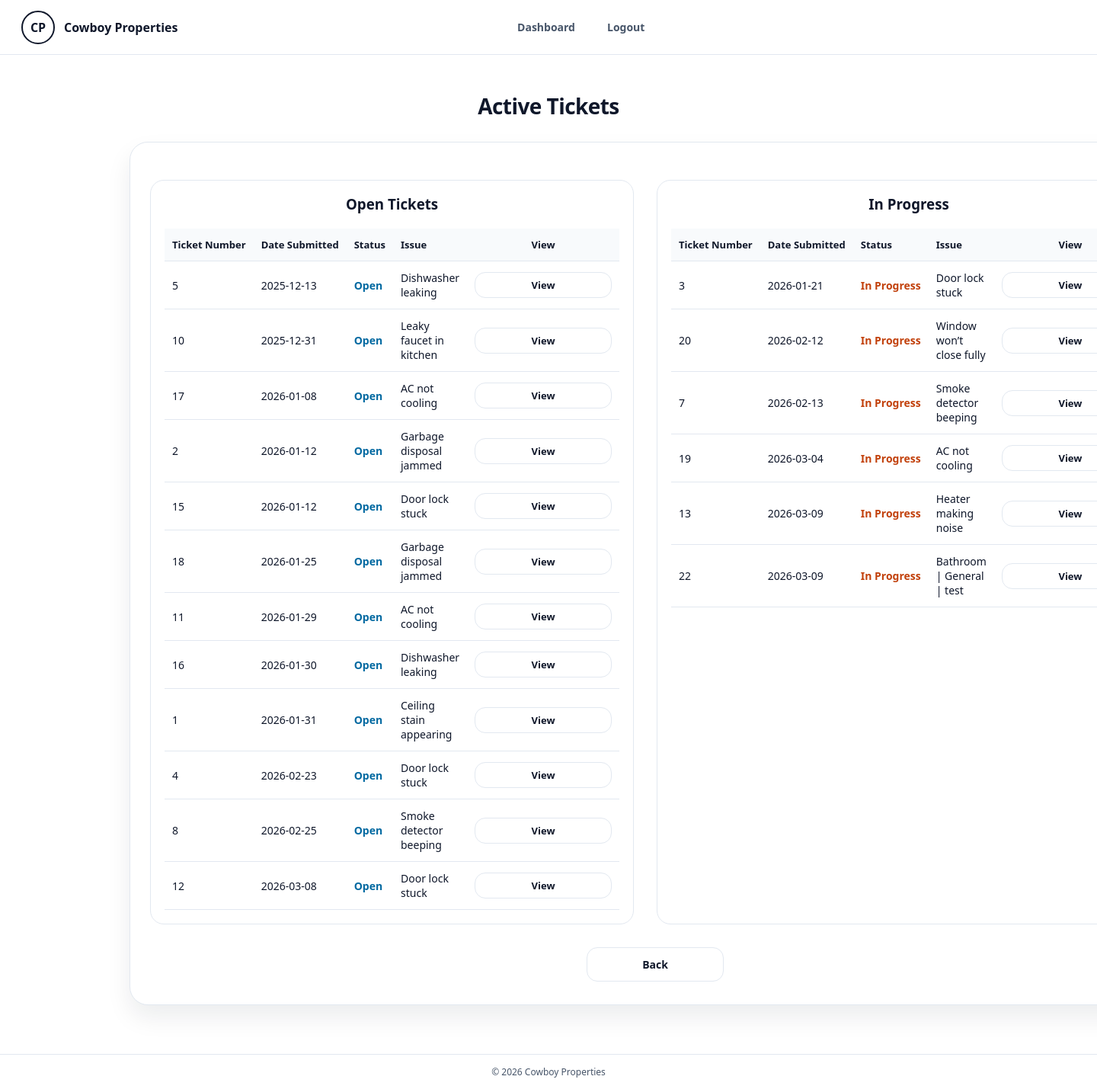
The app's page /Pages/active.php (signed in) with its own data.
### tables this page shows
CREATE TABLE IF NOT EXISTS `maintenance` (
  `TicketID` int NOT NULL AUTO_INCREMENT,
  `UnitID` int NOT NULL,
  `RenterID` int NOT NULL,
  `EmpID` int NOT NULL,
  `Date` date NOT NULL,
  `Issue` varchar(255) NOT NULL,
  `Status` char(20) NOT NULL,
  PRIMARY KEY (`TicketID`),
  KEY `fk_maint_unit` (`UnitID`),
  KEY `fk_maint_renter` (`RenterID`),
  KEY `fk_maint_employee` (`EmpID`)
);

### Pages/active.php (the view, shortened to what this page needs)
<?php
function pick_col(array $columns, array $candidates): ?string
{
  $lookup = [];
  foreach ($columns as $col) {
    $lookup[strtolower((string)$col)] = (string)$col;
  }
  foreach ($candidates as $name) {
    $key = strtolower((string)$name);
    if (isset($lookup[$key])) {
      return $lookup[$key];
    }
  }
  return null;
}
function qid(string $identifier): string
{
  return '`' . str_replace('`', '``', $identifier) . '`';
}
$openTickets = [];
$progressTickets = [];
try {
  $pdo = get_db();
  $schema = $pdo->query('SHOW COLUMNS FROM maintenance')->fetchAll(PDO::FETCH_ASSOC);
  $columns = array_map(static fn($row) => (string)$row['Field'], $schema);
  $idCol = pick_col($columns, ['MaintenanceID', 'maintenance_id', 'TicketID', 'ticket_id', 'ticket_number', 'TicketNumber', 'id']);
  $statusCol = pick_col($columns, ['Status', 'status', 'ticket_status', 'TicketStatus']);
  $createdCol = pick_col($columns, ['created_at', 'date_submitted', 'submitted_at', 'CreatedAt', 'DateSubmitted', 'Date']);
  $updatedCol = pick_col($columns, ['updated_at', 'last_updated', 'UpdatedAt', 'LastUpdated']);
  $issueCol = pick_col($columns, ['Issue', 'issue', 'description', 'Description']);
  $select = [];
  $select[] = $idCol ? qid($idCol) . ' AS ticket_id' : 'NULL AS ticket_id';
  $select[] = $createdCol ? qid($createdCol) . ' AS submitted_at' : 'NULL AS submitted_at';
  $select[] = $updatedCol ? qid($updatedCol) . ' AS updated_at' : 'NULL AS updated_at';
  $select[] = $statusCol ? qid($statusCol) . ' AS status' : 'NULL AS status';
  $select[] = $issueCol ? qid($issueCol) . ' AS issue_text' : 'NULL AS issue_text';
  $sql = 'SELECT ' . implode(', ', $select) . ' FROM maintenance';
  if ($createdCol) {
    $sql .= ' ORDER BY ' . qid($createdCol) . ' ASC';
  } elseif ($idCol) {
    $sql .= ' ORDER BY ' . qid($idCol) . ' ASC';
  }
  $stmt = $pdo->query($sql);
  $tickets = $stmt->fetchAll(PDO::FETCH_ASSOC);
  foreach ($tickets as $ticket) {
    $status = strtolower(trim((string)($ticket['status'] ?? 'open')));
    if ($status === 'in progress') {
      $progressTickets[] = $ticket;
    } elseif (in_array($status, ['closed', 'completed', 'resolved'], true)) {
      continue;
    } else {
      $openTickets[] = $ticket;
    }
  }
} catch (Throwable $e) {
  $error = 'Could not load active tickets right now.';
}
require_once __DIR__ . '/partials/app-header.php';
?>
<h1 class="page-title">Active Tickets</h1>
<div class="panel active-panel">
  <div class="ticket-columns">
    <div class="ticket-column">
      <h3>Open Tickets</h3>
      <table>
        <tr>
          <th>Ticket Number</th>
          <th>Date Submitted</th>
          <th>Status</th>
          <th>Issue</th>
          <th>View</th>
        </tr>
        <?php if (!$openTickets): ?>
          <tr>
            <td colspan="5">No open tickets found.</td>
          </tr>
        <?php else: ?>
          <?php foreach ($openTickets as $ticket): ?>
            <tr>
              <td><?php echo htmlspecialchars((string)$ticket['ticket_id']); ?></td>
              <td><?php echo htmlspecialchars((string)($ticket['submitted_at'] ?? '-')); ?></td>
              <td>
                <span class="status-open">
                  <?php echo htmlspecialchars((string)($ticket['status'] ?? 'Open')); ?>
                </span>
              </td>
              <td><?php echo htmlspecialchars((string)($ticket['issue_text'] ?? '-')); ?></td>
              <td>
                <a class="btn btn-secondary view-btn"
                  href="ticket-view.php?id=<?php echo urlencode((string)$ticket['ticket_id']); ?>">
                  View
                </a>
              </td>
            </tr>
          <?php endforeach; ?>
        <?php endif; ?>
      </table>
    </div>
    <div class="ticket-column">
      <h3>In Progress</h3>
      <table>
        <tr>
          <th>Ticket Number</th>
          <th>Date Submitted</th>
          <th>Status</th>
          <th>Issue</th>
          <th>View</th>
        </tr>
        <?php if (!$progressTickets): ?>
          <tr>
            <td colspan="5">No tickets in progress.</td>
          </tr>
        <?php else: ?>
          <?php foreach ($progressTickets as $ticket): ?>
            <tr>
              <td><?php echo htmlspecialchars((string)$ticket['ticket_id']); ?></td>
              <td><?php echo htmlspecialchars((string)($ticket['submitted_at'] ?? '-')); ?></td>
              <td>
                <span class="status-progress">
                  <?php echo htmlspecialchars((string)($ticket['status'] ?? 'In Progress')); ?>
                </span>
              </td>
              <td><?php echo htmlspecialchars((string)($ticket['issue_text'] ?? '-')); ?></td>
              <td>
                <a class="btn btn-secondary view-btn"
                  href="ticket-view.php?id=<?php echo urlencode((string)$ticket['ticket_id']); ?>">
                  View
                </a>
              </td>
            </tr>
          <?php endforeach; ?>
        <?php endif; ?>
      </table>
    </div>
  </div>
  <div class="btn-row" style="margin-top:30px;">
    <a class="btn btn-secondary" href="maintenance.php">Back</a>
  </div>
</div>
<?php require_once __DIR__ . '/partials/app-footer.php'; ?>

### Pages/assets/app.css (style rules this page uses)
:root { --bg: #ffffff; --text: #0f172a; --muted: #475569; --border: #e2e8f0; --soft: #f8fafc; --brand: #0ea5e9; --brand-dark: #0284c7; --success-bg: #dcfce7; --success-text: #166534; --error-bg: #fee2e2; --error-text: #b91c1c; --warning-bg: #fef3c7; --warning-text: #92400e; --shadow: 0 16px 32px rgba(15, 23, 42, 0.08); --radius-lg: 24px; --radius-md: 14px; }
* { box-sizing: border-box; }
html, body { margin: 0; padding: 0; min-height: 100%; font-family: system-ui, -apple-system, Segoe UI, Roboto, Helvetica, Arial, sans-serif; background: var(--bg); color: var(--text); }
body { min-height: 100vh; }
.page-title { margin: 0 0 28px; font-size: 28px; letter-spacing: -0.02em; text-align: center; }
.panel { border: 1px solid var(--border); border-radius: var(--radius-lg); background: #fff; padding: 36px 40px; box-shadow: var(--shadow); max-width: 950px; margin: 0 auto; }
.panel h2, .panel h3 { margin-top: 0; margin-bottom: 18px; text-align: center; }
.btn { display: inline-flex; align-items: center; justify-content: center; padding: 12px 20px; border-radius: var(--radius-md); border: 1px solid transparent; background: var(--brand); color: #fff; font-weight: 700; text-decoration: none; cursor: pointer; transition: all .15s ease; min-width: 180px; font-size: 14px; }
.btn-secondary { background: #fff; color: var(--text); border: 1px solid var(--border); }
.btn-row { display: flex; justify-content: center; gap: 12px; flex-wrap: wrap; }
table { width: 100%; border-collapse: collapse; margin-top: 8px; background: #fff; }
th, td { border-bottom: 1px solid var(--border); padding: 16px 14px; text-align: left; font-size: 14px; vertical-align: top; }
th { background: var(--soft); color: var(--text); }
.status-open { color: #0369a1; font-weight: 700; }
.status-progress { color: #b45309; font-weight: 700; }

### Pages/active.php (style rules this page uses)
.active-panel { max-width: 1380px; width: 1380px; margin-left: auto; margin-right: auto; padding: 24px 26px 30px; }
.ticket-columns { display: grid; grid-template-columns: 1fr 1fr; gap: 30px; margin-top: 25px; }
.ticket-column { border: 1px solid var(--border); border-radius: 18px; padding: 18px; background: #fff; }
.ticket-column h3 { text-align: center; margin-bottom: 20px; }
.ticket-column table { width: 100%; border-collapse: collapse; table-layout: auto; }
.ticket-column th, .ticket-column td { padding: 12px 10px; border-bottom: 1px solid var(--border); text-align: left; vertical-align: middle; }
.ticket-column th { background: var(--soft); font-weight: 700; font-size: 13px; white-space: nowrap; }
.ticket-column td { font-size: 14px; }
.ticket-column th:nth-child(1), .ticket-column td:nth-child(1) { width: 120px; white-space: nowrap; }
.ticket-column th:nth-child(2), .ticket-column td:nth-child(2) { width: 150px; white-space: nowrap; }
.ticket-column th:nth-child(3), .ticket-column td:nth-child(3) { width: 130px; white-space: nowrap; }
.ticket-column th:nth-child(4), .ticket-column td:nth-child(4) { width: auto; }
.ticket-column th:nth-child(5), .ticket-column td:nth-child(5) { width: 100px; text-align: center; }
.view-btn { padding: 7px 14px; font-size: 13px; white-space: nowrap; }
.status-open { color: #0369a1; font-weight: 600; }
.status-progress { color: #c2410c; font-weight: 600; }

### records on screen
maintenance: TicketID "5", Date "2025-12-13", Status "Open", Issue "Dishwasher leaking"
maintenance: TicketID "10", Date "2025-12-31", Status "Open", Issue "Leaky faucet in kitchen"
maintenance: TicketID "17", Date "2026-01-08", Status "Open", Issue "AC not cooling"
maintenance: TicketID "2", Date "2026-01-12", Status "Open", Issue "Garbage disposal jammed"
maintenance: TicketID "15", Date "2026-01-12", Status "Open", Issue "Door lock stuck"
maintenance: TicketID "18", Date "2026-01-25", Status "Open", Issue "Garbage disposal jammed"
maintenance: TicketID "11", Date "2026-01-29", Status "Open", Issue "AC not cooling"
maintenance: TicketID "16", Date "2026-01-30", Status "Open", Issue "Dishwasher leaking"
maintenance: TicketID "1", Date "2026-01-31", Status "Open", Issue "Ceiling stain appearing"
maintenance: TicketID "4", Date "2026-02-23", Status "Open", Issue "Door lock stuck"
maintenance: TicketID "8", Date "2026-02-25", Status "Open", Issue "Smoke detector beeping"
maintenance: TicketID "12", Date "2026-03-08", Status "Open", Issue "Door lock stuck"
maintenance: TicketID "3", Date "2026-01-21", Status "In Progress", Issue "Door lock stuck"
maintenance: TicketID "20", Date "2026-02-12", Status "In Progress", Issue "Window won’t close fully"
maintenance: TicketID "7", Date "2026-02-13", Status "In Progress", Issue "Smoke detector beeping"
maintenance: TicketID "19", Date "2026-03-04", Status "In Progress", Issue "AC not cooling"
maintenance: TicketID "13", Date "2026-03-09", Status "In Progress", Issue "Heater making noise"
maintenance: TicketID "22", Date "2026-03-09", Status "In Progress", Issue "Bathroom | General | test"

### other values on screen
$link['label'] "Dashboard"
$link['label'] "Logout"
